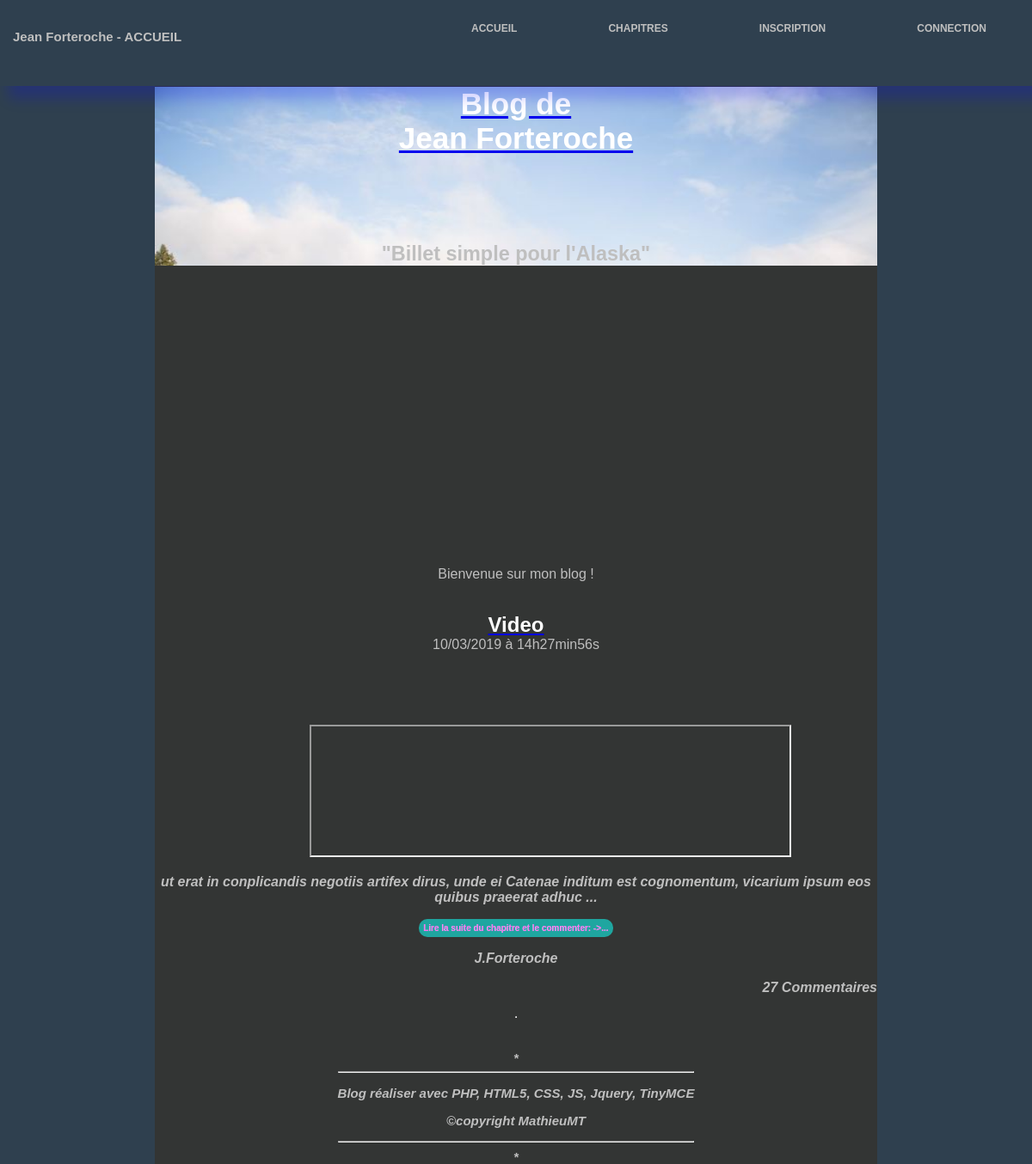
Before: / with the older database file.
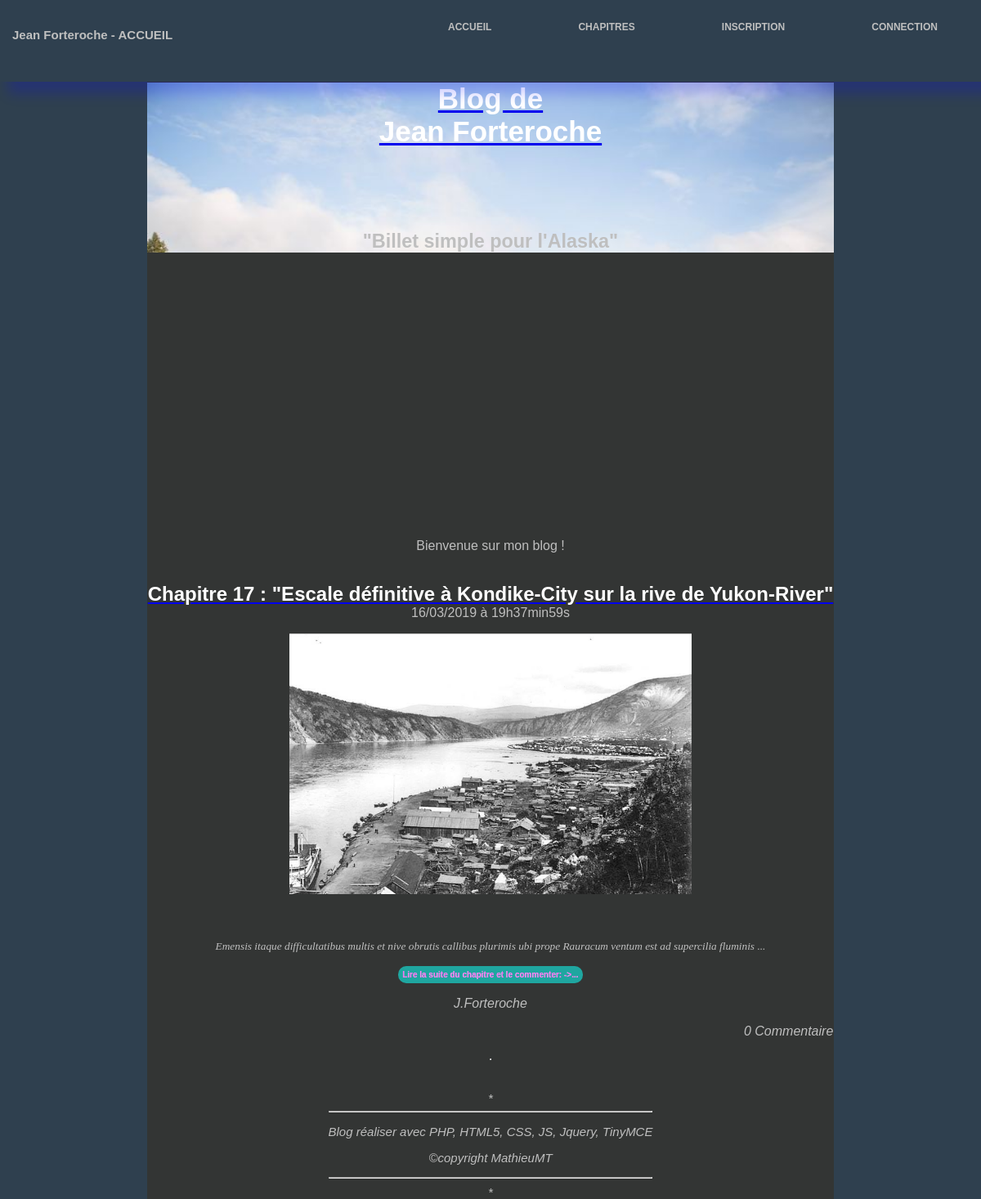
After: the same page with the newer database file.
### tables this page shows
CREATE TABLE `posts` (
  `id` int(11) NOT NULL,
  `title` varchar(255) NOT NULL,
  `content` text NOT NULL,
  `author` varchar(255) NOT NULL,
  `creation_date` datetime NOT NULL
);

### Controller/HomeController.php (called while the page is built, shortened)
<?php
require_once 'Model/PostManager.php';
class HomeController {
    private $post;
    public function __construct(){
        $this->post = new PostManager();
    }
    public function home() {
        $posts = $this->post->getLastPostWithNumberOfComments();
        $view = new View('homeView');
        $view->generate(array('posts' => $posts));
    }
}

### index.php (called while the page is built, shortened)
<?php
$router = new Router();
$router->routerQuery();

### Model/PostManager.php (called while the page is built, shortened)
<?php
require_once 'Model/Model.php';
class PostManager extends Model {
    public function getLastPostWithNumberOfComments() {
        $sql = 'SELECT p.id, p.title, left(p.content,350) AS extract, p.author, DATE_FORMAT(creation_date, \'%d/%m/%Y à %Hh%imin%ss\') AS creation_date_fr, COUNT(c.post_id) AS nb_comments FROM posts p LEFT JOIN comments c ON p.id = c.post_id GROUP BY p.id, c.post_id ORDER BY creation_date DESC LIMIT 1';
        $posts = $this->executeQuery($sql);
        return $posts;
    }
}

### Model/Model.php (called while the page is built)
<?php
class Model {
    private $db;
    protected function executeQuery($sql, $settings = null) {
       if ($settings == null) {
            $result = $this->dbConnect()->query($sql);
        }
        else {
            $result = $this->dbConnect()->prepare($sql);
            $result->execute($settings);
        }
        return $result;
    }
    private function dbConnect() {
        if ($this->db == null) {
            $this->db = new PDO('mysql:host=localhost; dbname=simpleBlog;charset=utf8', 'root', 'root', array(PDO::ATTR_ERRMODE => PDO::ERRMODE_EXCEPTION));
        }
        return $this->db;
    }
}

### View/homeView.php (the view, shortened to what this page needs)
<?php
if (isset($_SESSION['id'])) {
    echo'<p>Bonjour ' . $_SESSION['nickname'] . ' , je vous souhaite la bienvenue sur mon blog !</p>';
} else {
    echo '<p>Bienvenue sur mon blog !</p>';
}
?>
<?php foreach ($posts as $post): ?>
<?php
$extract = $post['extract'];
$space = strrpos($extract, ' ');
$extractWithSpace = substr($extract,0,$space);
?>
    <article>
        <header>
            <a href="<?= "index.php?action=post&amp;id=" . $post['id'] ?>"><h1 class="postTitle"><?= $post['title'] ?></h1>
            </a>
            <time><?= $post['creation_date_fr'] ?></time>
        </header>
        <p><?= $extractWithSpace ?> ...</p><p><a id="link_totalPost" href="<?= "index.php?action=post&amp;id=" . $post['id'] ?>"><button id="btn_totalPost">Lire la suite du chapitre et le commenter:
->...</button></a></p>
            <p><?= $post['author'] ?></p>
            <p class="nbComs"><?= $post['nb_comments'] ?> Commentaire<?php if($post['nb_comments'] > 1) echo 's';?></p>
    </article>
    <hr />
<?php endforeach; ?>

Changed rows visible on the page:
removed posts: title "Video", creation_date_fr "10/03/2019 à 14h27min56s", extractWithSpace "ut erat in conplicandis negotiis artifex dirus, unde ei Catenae inditum est cognomentum, vicarium ipsum eos quibus praeerat adhuc", author "J.Forteroche", nb_comments "27"
added posts: title "Chapitre 17 : \"Escale définitive à Kondike-City sur la rive de Yukon-River\"", creation_date_fr "16/03/2019 à 19h37min59s", extractWithSpace "Emensis itaque difficultatibus multis et nive obrutis callibus plurimis ubi prope Rauracum ventum est ad supercilia fluminis", author "J.Forteroche", nb_comments "0"
